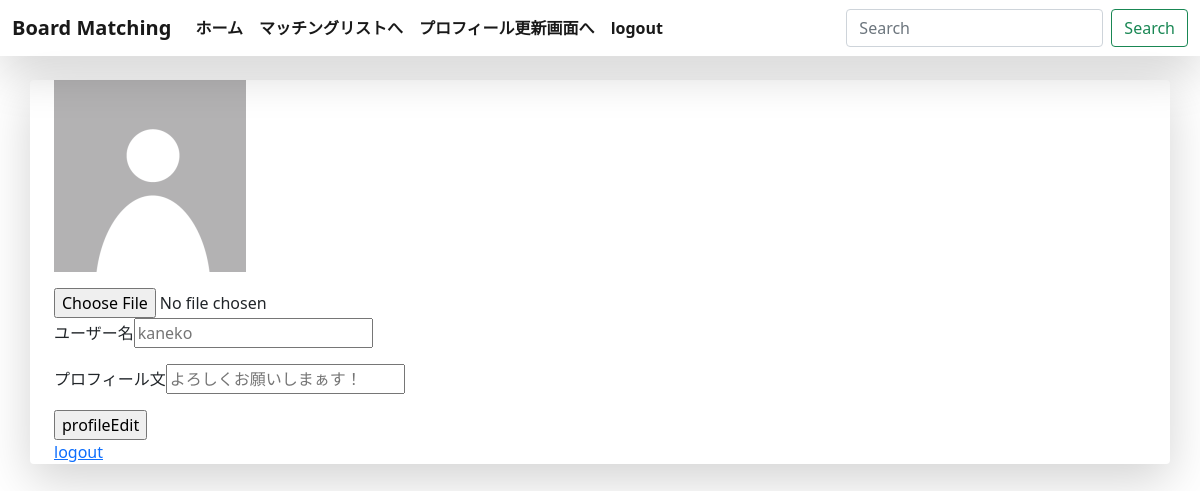
/profileEdit/ (signed in), run on an earlier commit of the app's database.
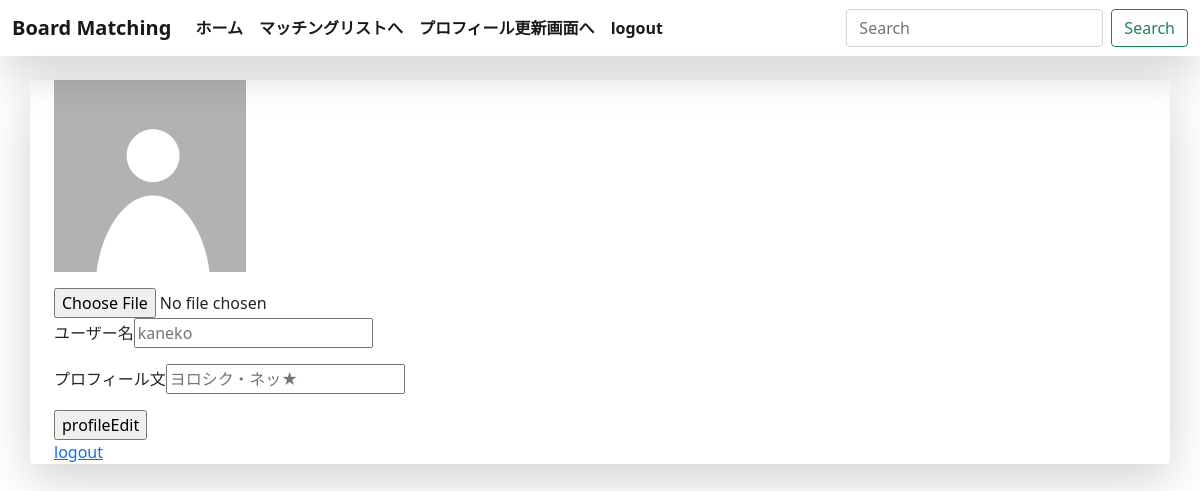
And on a later commit of the database.
### boardapp/models.py (models this page shows)
class Profile(models.Model):
    user = models.OneToOneField(User, on_delete=models.CASCADE,primary_key=True)
    image = models.ImageField(upload_to='')
    image2 = models.ImageField(upload_to='')
    image3 = models.ImageField(upload_to='')
    image4 = models.ImageField(upload_to='')
    image5 = models.ImageField(upload_to='')
    gender = models.CharField(max_length=20, blank=True)
    birth_date = models.DateField(null=True, blank=True)
    age = models.IntegerField(null=True, blank=True, default=1)
    location = models.CharField(max_length=30, blank=True)
    introduction_text = models.CharField(max_length=500, blank=True)

### boardapp/views.py (the view, shortened to what this page needs)
# urls.py: path('profileEdit/', profileEditfunc, name='profileEdit'),
@login_required
def profileEditfunc(request):
    profile = Profile.objects.get(pk=request.user.id)
    return render(request, 'profileEdit.html', {'profile':profile})

### templates/profileEdit.html (shortened to what this page needs)
{% extends 'base.html' %}
{% block content %}
<div class="container">
    <form method="POST" enctype="multipart/form-data">{% csrf_token %}
        <p>
            <label>
                <span><img src="{{ profile.image }}"></span>
            </label>
        </p>
        <input type="file" name="image">
        <p>ユーザー名<input type="text" name="name" placeholder="{{ user.get_username }}"></p>
        <p>プロフィール文<input type="text" name="text" placeholder="{{ profile.introduction_text }}"></p>
        <input type="submit" value="profileEdit">
    </form>
<a href="{% url 'logout' %}">logout</a>
</div>
{% endblock content %}

What changed in the data, as far as the page shows it:
changed Profile: text "よろしくお願いしまぁす！" → "ヨロシク・ネッ★"
